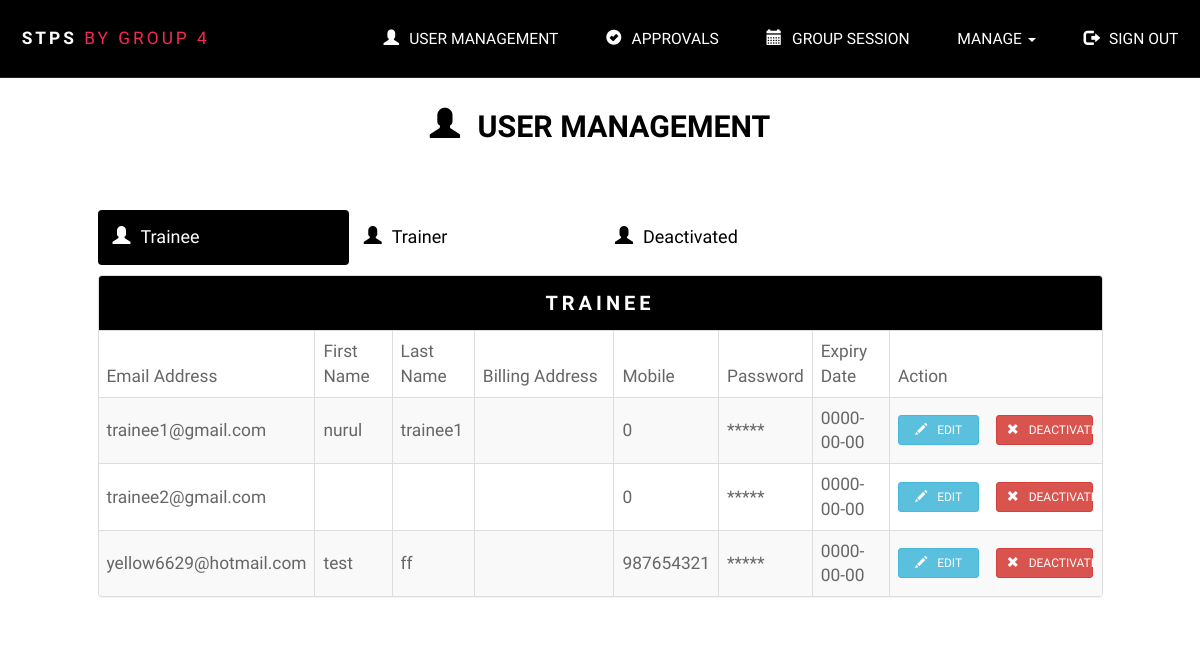
The app's page /administrator/user-management.php, older data.
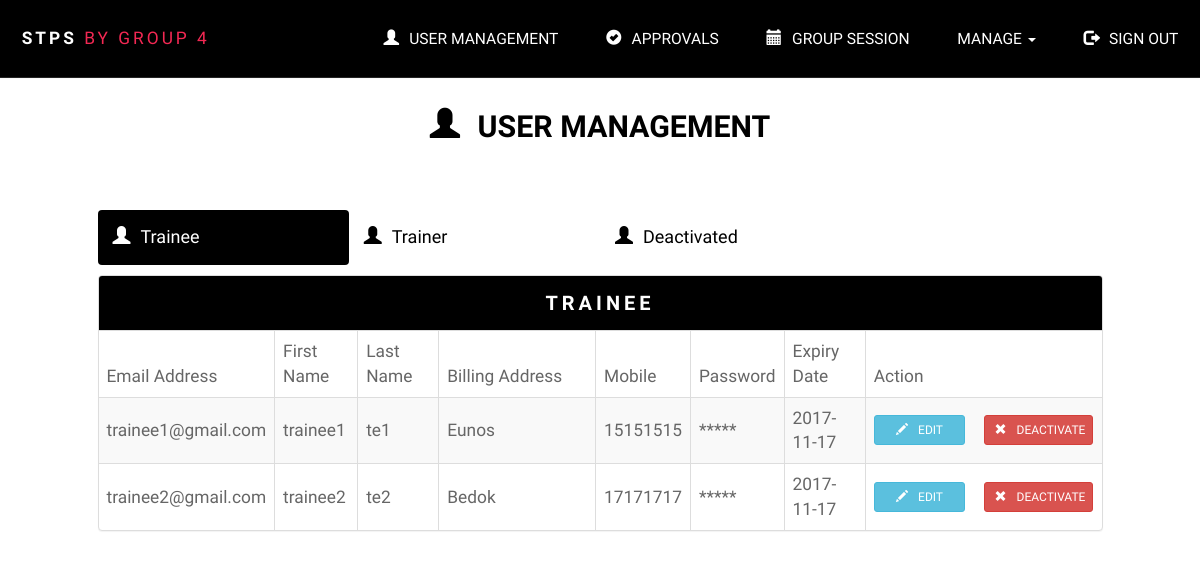
The same page, newer data.
### tables this page shows
CREATE TABLE IF NOT EXISTS `users` (
  `email` varchar(255) NOT NULL,
  `firstName` varchar(35) NOT NULL,
  `lastName` varchar(35) NOT NULL,
  `phoneNumber` int(8) NOT NULL,
  `profilePicture` varchar(255) NOT NULL,
  `role` varchar(10) NOT NULL,
  `password` varchar(50) NOT NULL,
  `status` int(1) NOT NULL,
  `address` varchar(255) NOT NULL,
  `subscription` int(2) NOT NULL,
  `registerDate` date NOT NULL,
  `expiryDate` date NOT NULL,
  `featuredStatus` int(1) NOT NULL,
  `profileBio` varchar(255) NOT NULL
);

### administrator/loadUserInfo.php (the view, shortened to what this page needs)
<?php
function getTrainee() {
    require('../database/dbconfig.php');
    $sql = "SELECT * FROM users WHERE role = 'trainee' and status = 1";
    $req = $conn->prepare($sql);
    $req->execute();
    $rows = $req->fetchAll();
    if (!empty($rows)) {
        foreach ($rows as $row):
            $email = $row['email'];
            $firstName = $row['firstName'];
            $lastName = $row['lastName'];
            $address = $row['address'];
            $mobile = $row['phoneNumber'];
            $password = $row['password'];
            $expiryDate = $row['expiryDate'];
            echo "<tr>";
            echo "<td class=\"col-md-2\">$email</td>";
            echo "<td class=\"col-md-1\">$firstName</td>";
            echo "<td class=\"col-md-1\">$lastName</td>";
            echo "<td class=\"col-md-2\">$address</td>";
            echo "<td class=\"col-md-1\">$mobile</td>";
            echo "<td class=\"col-md-1\">*****</td>";
            echo "<td class=\"col-md-1\">$expiryDate</td>";
            echo "<td class=\"col-md-3 padding-l15-r15\" >";
            echo "<a data-toggle=\"modal\" data-target=\"#editUserModal\" onclick=\"setEditInfo('$email','$firstName', '$lastName', '$address', '$mobile', '$password')\" class=\"btn btn-info btn-sm col-md-5\"><span class=\"glyphicon glyphicon-pencil icon-space\"></span>EDIT</a>";
            echo "<a data-toggle=\"modal\" data-target=\"#deactivateUserModal\" onclick=\"setDeactivateInfo('$email')\" class=\"btn btn-danger btn-sm col-md-offset-1 col-md-6\"><span class=\"glyphicon glyphicon-remove icon-space\"></span>DEACTIVATE</a>";
            echo "</td></tr>";
        endforeach;
    }
    else {
        echo "<tr><td colspan = \"12\" style=\"text-align:center;\">";
        echo "No trainee record found";
        echo "</td></tr>";
    }
}

Row changes from the older to the newer data that the page shows:
removed users: email "yellow6629@hotmail.com", firstName "test", lastName "ff", phoneNumber "987654321", expiryDate "0000-00-00"
changed users "trainee1@gmail.com": firstName "nurul" → "trainee1"; lastName "trainee1" → "te1"; address (not shown) → "Eunos"; phoneNumber "0" → "15151515"; expiryDate "0000-00-00" → "2017-11-17"
changed users "trainee2@gmail.com": firstName (not shown) → "trainee2"; lastName (not shown) → "te2"; address (not shown) → "Bedok"; phoneNumber "0" → "17171717"; expiryDate "0000-00-00" → "2017-11-17"
